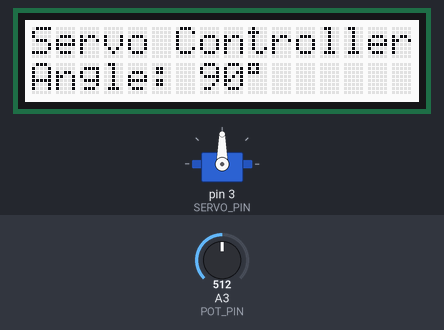
Simulated run of this sketch. Board: Arduino Uno, built with avr-gcc and run on an emulated ATmega328P. On the bench: servo, 16×2 character LCD. Inputs (shaded band) come from the test bench; at power-on: A3 (POT_PIN) = 512.

Above: at 1.2 s.
1.3 s: A3 (POT_PIN) set to 716
At 2.3 s:
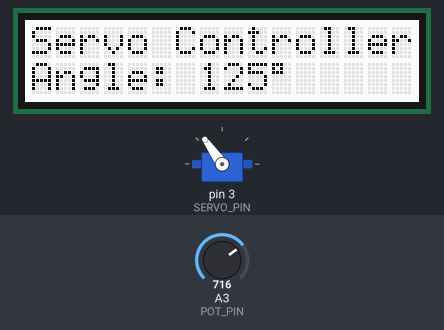
2.8 s: A3 (POT_PIN) set to 900
At 3.9 s:
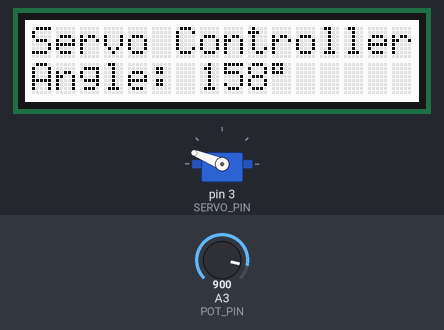
4.3 s: A3 (POT_PIN) set to 1023
At 5.0 s:
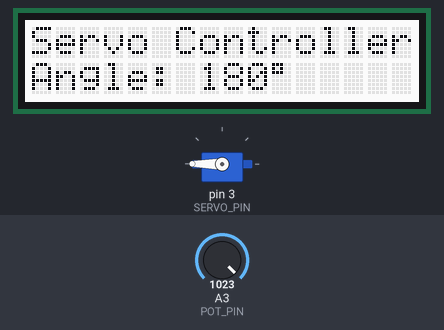
5.9 s: A3 (POT_PIN) set to 306
At 7.2 s:
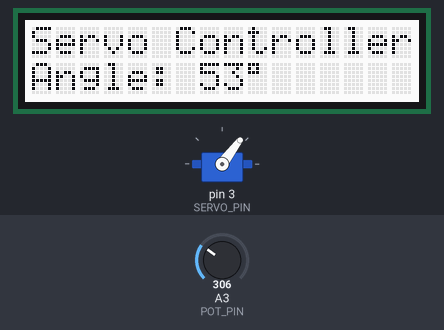
7.5 s: A3 (POT_PIN) set to 122
At 7.9 s:
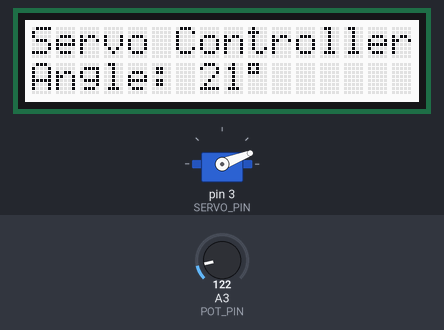
9.0 s: A3 (POT_PIN) set to 0
At 10.3 s:
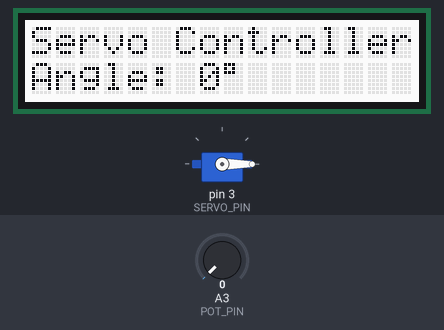
Timing chart, 0 to 11.5 s (numbered marks = the images above; inputs shaded):
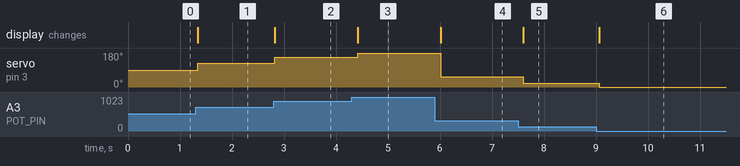

The sketch:

servo-controller.ino
```cpp
// Lesson #19 - Servo Control with Potentiometer + I2C LCD

#include <Wire.h>
#include <DFRobot_RGBLCD1602.h>
#include <Servo.h>

#define SERVO_PIN 3
#define POT_PIN A3

DFRobot_RGBLCD1602 lcd(0x60, 16, 2);
Servo myServo;

void setup() {
  myServo.attach(SERVO_PIN);

  lcd.init();
  lcd.display();
  lcd.setColorWhite();
  lcd.clear();

  lcd.setCursor(0, 0);
  lcd.print("Servo Controller");
}

void loop() {
  // Read potentiometer (0–1023)
  int potValue = analogRead(POT_PIN);

  // Convert to servo angle (0–180)
  int angle = map(potValue, 0, 1023, 0, 180);

  // Move servo
  myServo.write(angle);

  // Display angle on LCD
  lcd.setCursor(0, 1);
  lcd.print("Angle: ");
  lcd.print(angle);
  lcd.print((char)223); // degree symbol
  lcd.print("   ");     // clear leftover digits

  delay(100);
}
```

Measured:
- after the input at 1.3 s, servo on pin 3 (SERVO_PIN): 90° → 125° at once; the display: changes at once (image 1)
- after the input at 2.8 s, servo on pin 3 (SERVO_PIN): 125° → 158° at once; the display: changes at once (image 2)
- after the input at 4.3 s, servo on pin 3 (SERVO_PIN): 158° → 180° after 0.12 s; the display: changes after 0.12 s (image 3)
- after the input at 5.9 s, servo on pin 3 (SERVO_PIN): 180° → 53° after 0.11 s; the display: changes after 0.11 s (image 4)
- after the input at 7.5 s, servo on pin 3 (SERVO_PIN): 53° → 21° after 0.10 s; the display: changes after 0.10 s (image 5)
- after the input at 9.0 s, servo on pin 3 (SERVO_PIN): 21° → 0° after 0.07 s; the display: changes after 0.07 s (image 6)
